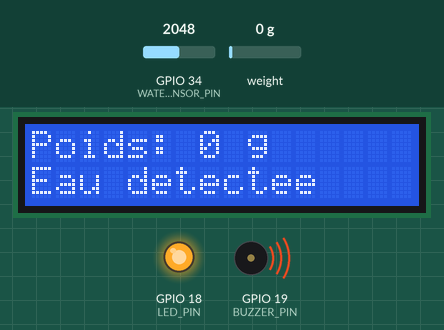
The sketch below on a simulated ESP32. Shown: 16×2 character LCD, output pins drawn as LEDs (lit = HIGH), buzzer (waves = sounding, pin HIGH). The test bench sets the inputs (shaded band); at power-on: GPIO 34 (WATER_SENSOR_PIN) = 2048, weight on the scale 0 g (analog values on the 0–4095 scale). What the sketch prints to the serial monitor is not drawn.

Above: at 3.7 s.
3.8 s: GPIO 34 (WATER_SENSOR_PIN) set to 106
5.3 s: GPIO 34 (WATER_SENSOR_PIN) set to 95
At 6.7 s:
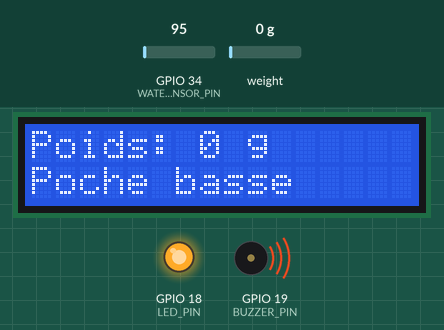
7.6 s: weight on the scale set to 47 g
At 9.3 s:
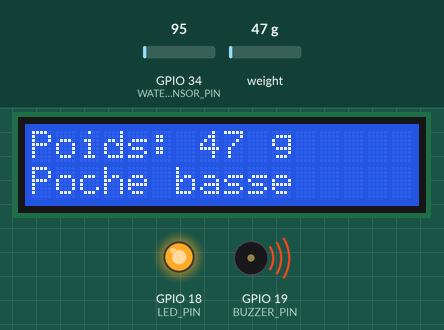
9.6 s: weight on the scale set to 53 g
At 11.0 s:
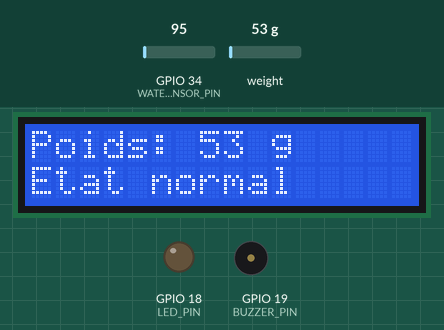
11.6 s: weight on the scale set to 100 g
At 12.6 s:
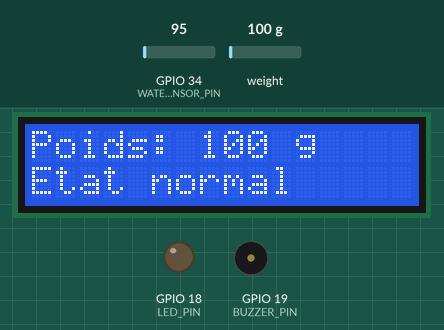
13.6 s: GPIO 34 (WATER_SENSOR_PIN) set to 491
At 15.4 s:
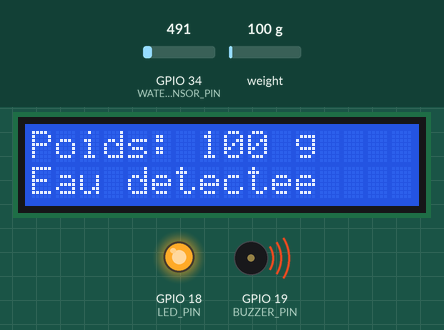
Timing chart, 0 to 16.6 s (numbered marks = the images above; inputs shaded):
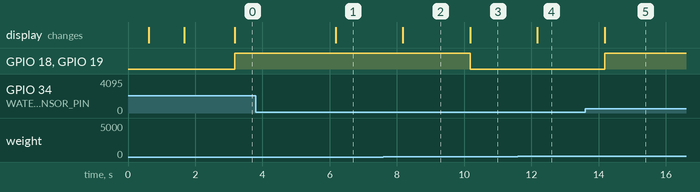

The sketch:

esp32_iv_bag_monitor.ino
```cpp
#include <Wire.h>
#include <LiquidCrystal_I2C.h>
#include "HX711.h"
#include <WiFi.h>
#include <HTTPClient.h>
#include <math.h>

// Firmware reconstruite depuis le brouillon Arduino et la presentation.
// Prototype academique : pas un dispositif medical certifie.

// Broches ESP32 reprises du brouillon
constexpr int HX711_DOUT_PIN = 4;
constexpr int HX711_SCK_PIN = 5;
constexpr int LED_PIN = 18;
constexpr int BUZZER_PIN = 19;
constexpr int WATER_SENSOR_PIN = 34;
constexpr int I2C_SDA_PIN = 21;
constexpr int I2C_SCL_PIN = 22;

// Matériel
constexpr uint8_t LCD_I2C_ADDRESS = 0x27;
constexpr uint8_t LCD_COLUMNS = 16;
LiquidCrystal_I2C lcd(LCD_I2C_ADDRESS, LCD_COLUMNS, 2);
HX711 scale;

// Valeurs provisoires à calibrer sur le montage réel
constexpr float CALIBRATION_FACTOR = -400.0f;
constexpr float EMPTY_BAG_TARE_G = 0.0f;  // Sac vide + support
constexpr float LOW_BAG_CONTENT_G = 50.0f;
constexpr int WATER_ALERT_THRESHOLD = 100; // Valeur ADC à ajuster
constexpr float MIN_WEIGHT_CHANGE_G = 1.0f;
constexpr unsigned long OCCLUSION_DELAY_MS = 20000UL;
constexpr unsigned long FLOW_STALE_MS = 5000UL;

// Renseigner localement; ne jamais publier de vrais identifiants Wi-Fi.
const char* WIFI_SSID = "YOUR_WIFI_SSID";
const char* WIFI_PASSWORD = "YOUR_WIFI_PASSWORD";
const char* BACKEND_URL = "http://192.168.1.10:3000/api/measurements";
const char* DEVICE_ID = "iv-monitor-01";

constexpr unsigned long SAMPLE_INTERVAL_MS = 1000UL;
constexpr unsigned long POST_INTERVAL_MS = 5000UL;
constexpr unsigned long WIFI_CONNECT_TIMEOUT_MS = 10000UL;
constexpr float FLOW_SMOOTHING = 0.35f;

enum AlarmStatus {
  STATUS_NORMAL,
  STATUS_WATER_ALERT,
  STATUS_BAG_LOW,
  STATUS_OCCLUSION_SUSPECTED
};

float currentWeightG = 0.0f;
float previousWeightG = 0.0f;
float flowMlPerMin = 0.0f;
float remainingContentG = 0.0f;
int waterSensorRaw = 0;
bool hasWeightBaseline = false;
bool sensorReady = true;
unsigned long lastSampleMs = 0;
unsigned long lastWeightChangeMs = 0;
unsigned long lastWeightDecreaseMs = 0;
unsigned long lastWeightReferenceMs = 0;
unsigned long lastPostMs = 0;
unsigned long lastWifiAttemptMs = 0;
AlarmStatus currentStatus = STATUS_NORMAL;
AlarmStatus lastPostedStatus = STATUS_NORMAL;
bool hasPostedStatus = false;

void printLcdLine(uint8_t row, const char* text) {
  lcd.setCursor(0, row);
  lcd.print("                ");
  lcd.setCursor(0, row);
  for (uint8_t i = 0; text[i] != '\0' && i < LCD_COLUMNS; ++i) {
    lcd.print(text[i]);
  }
}

float nonNegative(float value) {
  return value < 0.0f ? 0.0f : value;
}

const char* statusName(AlarmStatus status) {
  switch (status) {
    case STATUS_WATER_ALERT: return "water_alert";
    case STATUS_BAG_LOW: return "bag_low";
    case STATUS_OCCLUSION_SUSPECTED: return "occlusion_suspected";
    default: return "normal";
  }
}

bool wifiConfigured() {
  return String(WIFI_SSID) != "YOUR_WIFI_SSID" &&
         String(WIFI_PASSWORD) != "YOUR_WIFI_PASSWORD";
}

void connectToWiFi() {
  if (!wifiConfigured()) {
    Serial.println("Wi-Fi non configure; alertes locales actives.");
    return;
  }
  WiFi.mode(WIFI_STA);
  WiFi.begin(WIFI_SSID, WIFI_PASSWORD);
  lastWifiAttemptMs = millis();
}

void maintainWiFi(unsigned long now) {
  if (WiFi.status() == WL_CONNECTED || !wifiConfigured()) return;
  if (now - lastWifiAttemptMs >= WIFI_CONNECT_TIMEOUT_MS) {
    WiFi.disconnect();
    WiFi.begin(WIFI_SSID, WIFI_PASSWORD);
    lastWifiAttemptMs = now;
  }
}
void postMeasurement() {
  if (WiFi.status() != WL_CONNECTED) return;

  // Exemple de contrat JSON; adapter les champs aux routes Node.js du projet.
  const float remainingMinutes =
      flowMlPerMin > 0.05f ? remainingContentG / flowMlPerMin : -1.0f;

  String json = "{";
  json += "\"deviceId\":\"" + String(DEVICE_ID) + "\",";
  json += "\"weightG\":" + String(currentWeightG, 1) + ",";
  json += "\"remainingContentG\":" + String(remainingContentG, 1) + ",";
  json += "\"waterSensorRaw\":" + String(waterSensorRaw) + ",";
  json += "\"flowMlMin\":" + String(flowMlPerMin, 2) + ",";
  json += "\"remainingMinutes\":" +
          (remainingMinutes >= 0.0f ? String(remainingMinutes, 1) : String("null")) + ",";
  json += "\"status\":\"" + String(statusName(currentStatus)) + "\"";
  json += "}";

  HTTPClient http;
  http.setTimeout(2500);
  if (!http.begin(BACKEND_URL)) {
    Serial.println("Initialisation HTTP impossible.");
    return;
  }

  http.addHeader("Content-Type", "application/json");
  const int code = http.POST(json);
  Serial.print("Reponse HTTP: ");
  Serial.println(code);
  http.end();

  if (code > 0) {
    lastPostedStatus = currentStatus;
    hasPostedStatus = true;
  }
}

void readSensors(unsigned long now) {
  if (!scale.wait_ready_timeout(500)) {
    sensorReady = false;
    printLcdLine(0, "HX711 absent");
    printLcdLine(1, "Verifier cablage");
    digitalWrite(LED_PIN, HIGH);
    digitalWrite(BUZZER_PIN, LOW);
    Serial.println("Erreur: HX711 non disponible.");
    return;
  }

  sensorReady = true;
  currentWeightG = nonNegative(scale.get_units(5));
  remainingContentG = nonNegative(currentWeightG - EMPTY_BAG_TARE_G);

  const int a = analogRead(WATER_SENSOR_PIN);
  delay(5);
  const int b = analogRead(WATER_SENSOR_PIN);
  waterSensorRaw = (a + b) / 2;

  if (!hasWeightBaseline) {
    previousWeightG = currentWeightG;
    lastWeightReferenceMs = now;
    lastWeightChangeMs = now;
    lastWeightDecreaseMs = now;
    hasWeightBaseline = true;
    return;
  }

  const unsigned long elapsedMs = now - lastWeightReferenceMs;
  const float deltaG = currentWeightG - previousWeightG;

  if (fabsf(deltaG) >= MIN_WEIGHT_CHANGE_G) {
    lastWeightChangeMs = now;
    if (deltaG < 0.0f && elapsedMs > 0UL) {
      // Approximation expérimentale : 1 g de baisse ~= 1 mL écoulé.
      const float measuredFlow =
          (-deltaG) * 60000.0f / static_cast<float>(elapsedMs);
      flowMlPerMin = flowMlPerMin <= 0.0f
          ? measuredFlow
          : FLOW_SMOOTHING * measuredFlow +
                (1.0f - FLOW_SMOOTHING) * flowMlPerMin;
      lastWeightDecreaseMs = now;
    }
    previousWeightG = currentWeightG;
    lastWeightReferenceMs = now;
  }

  if (now - lastWeightDecreaseMs > FLOW_STALE_MS) {
    flowMlPerMin = 0.0f;
  }
}

AlarmStatus evaluateStatus(unsigned long now) {
  const bool waterAlert = waterSensorRaw > WATER_ALERT_THRESHOLD;
  const bool bagLow = remainingContentG < LOW_BAG_CONTENT_G;
  const bool occlusionSuspected =
      !bagLow && !waterAlert &&
      now - lastWeightChangeMs > OCCLUSION_DELAY_MS;

  if (waterAlert) return STATUS_WATER_ALERT;
  if (bagLow) return STATUS_BAG_LOW;
  if (occlusionSuspected) return STATUS_OCCLUSION_SUSPECTED;
  return STATUS_NORMAL;
}

void updateOutputs() {
  const char* label = "Etat normal";
  const bool alarm = currentStatus != STATUS_NORMAL;

  switch (currentStatus) {
    case STATUS_WATER_ALERT:
      label = "Eau detectee";
      Serial.println("ALERTE: capteur eau actif; fuite a verifier.");
      break;
    case STATUS_BAG_LOW:
      label = "Poche basse";
      Serial.println("ALERTE: poche presque vide.");
      break;
    case STATUS_OCCLUSION_SUSPECTED:
      label = "Debit interrompu";
      Serial.println("ALERTE: obstruction suspectee, poids stable.");
      break;
    default:
      break;
  }

  char weightLine[LCD_COLUMNS + 1];
  snprintf(weightLine, sizeof(weightLine), "Poids: %d g",
           static_cast<int>(currentWeightG));
  printLcdLine(0, weightLine);
  printLcdLine(1, label);

  digitalWrite(LED_PIN, alarm ? HIGH : LOW);
  digitalWrite(BUZZER_PIN, alarm ? HIGH : LOW);

  Serial.print("Poids: ");
  Serial.print(currentWeightG, 1);
  Serial.print(" g | Eau brute: ");
  Serial.print(waterSensorRaw);
  Serial.print(" | Debit estime: ");
  Serial.print(flowMlPerMin, 2);
  Serial.print(" mL/min | Statut: ");
  Serial.println(statusName(currentStatus));
}

void setup() {
  Serial.begin(115200);
  delay(500);

  Wire.begin(I2C_SDA_PIN, I2C_SCL_PIN);
  lcd.init();
  lcd.backlight();

  pinMode(LED_PIN, OUTPUT);
  pinMode(BUZZER_PIN, OUTPUT);
  digitalWrite(LED_PIN, LOW);
  digitalWrite(BUZZER_PIN, LOW);

  analogReadResolution(12);
  scale.begin(HX711_DOUT_PIN, HX711_SCK_PIN);
  scale.set_scale(CALIBRATION_FACTOR);

  printLcdLine(0, "Systeme IV");
  printLcdLine(1, "Initialisation");
  if (scale.wait_ready_timeout(3000)) {
    scale.tare();
  } else {
    sensorReady = false;
    Serial.println("Attention: HX711 non detecte au demarrage.");
  }

  connectToWiFi();
  lastSampleMs = millis();
  lastWeightChangeMs = lastSampleMs;
  lastWeightDecreaseMs = lastSampleMs;

  printLcdLine(0, "Surveillance IV");
  printLcdLine(1, "Systeme pret");
  Serial.println("Systeme de surveillance IV pret.");
}

void loop() {
  const unsigned long now = millis();
  maintainWiFi(now);
  if (now - lastSampleMs < SAMPLE_INTERVAL_MS) return;
  lastSampleMs = now;

  readSensors(now);
  if (!sensorReady || !hasWeightBaseline) return;

  currentStatus = evaluateStatus(now);
  updateOutputs();

  const bool statusChanged =
      !hasPostedStatus || currentStatus != lastPostedStatus;
  if (statusChanged || now - lastPostMs >= POST_INTERVAL_MS) {
    postMeasurement();
    lastPostMs = now;
    lastPostedStatus = currentStatus;
    hasPostedStatus = true;
  }

  Serial.println("--------------------------------");
}
```

Measured:
- the behaviour switches between 101 and 100 on GPIO 34 (WATER_SENSOR_PIN) (found by bisection; images 0 and 1)
- the behaviour switches between 49 and 50 g on weight on the scale (found by bisection; images 2 and 3)
- after the input at 3.8 s, every drawn part: stays the same
- after the input at 5.3 s, the display: changes after 0.88 s (image 1)
- after the input at 7.6 s, the display: changes after 0.58 s (image 2)
- after the input at 9.6 s, GPIO 18 (LED_PIN), GPIO 19 (BUZZER_PIN): HIGH → LOW after 0.58 s; the display: changes after 0.58 s (image 3)
- after the input at 11.6 s, the display: changes after 0.58 s (image 4)
- after the input at 13.6 s, GPIO 18 (LED_PIN), GPIO 19 (BUZZER_PIN): LOW → HIGH after 0.58 s; the display: changes after 0.58 s (image 5)
